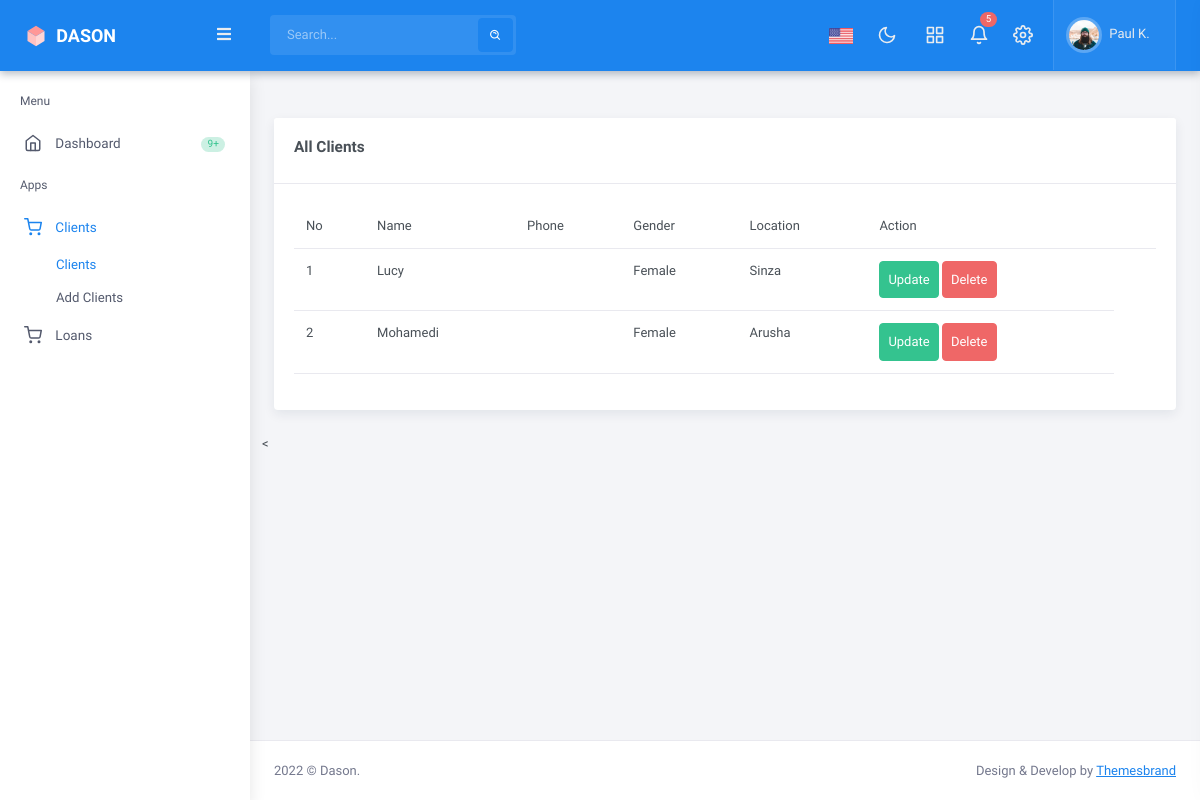
Page /Clients/ on the earlier database version.
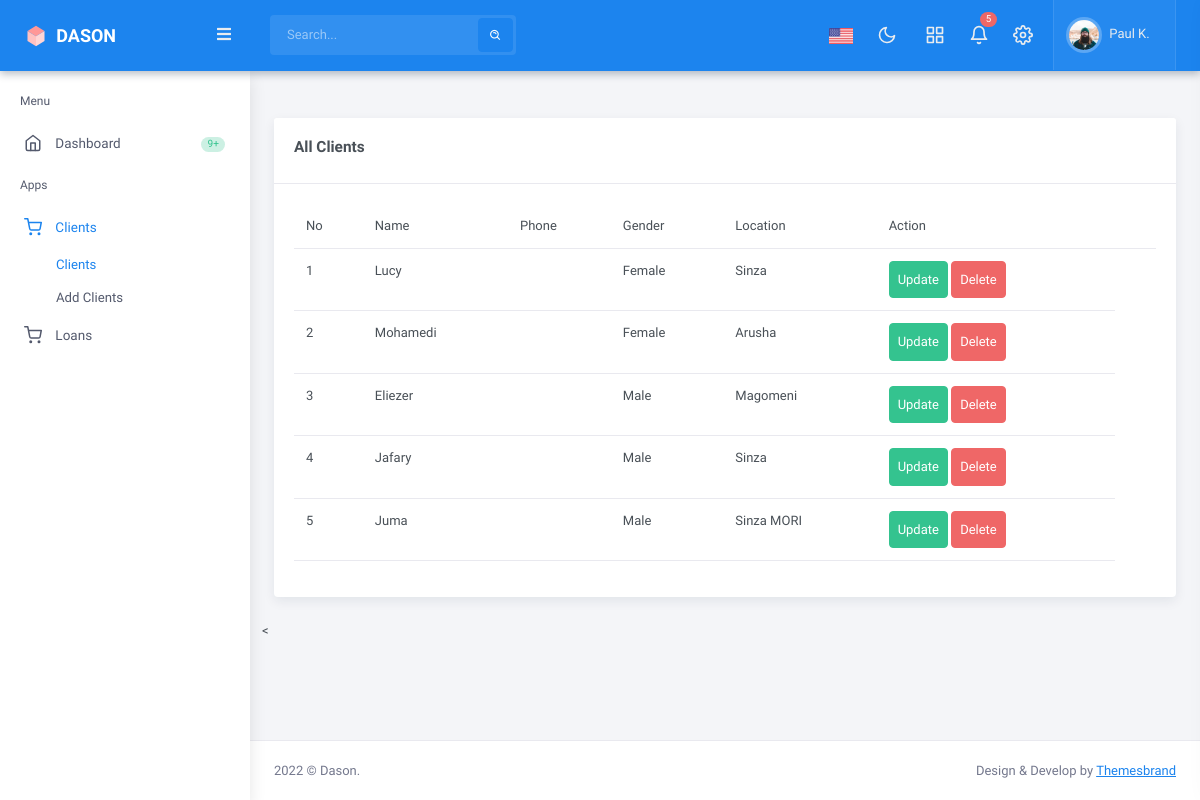
Same page on the later database version.
### loans/models.py (models this page shows, shortened)
class Client(models.Model):
    name = models.CharField(max_length = 150, null=True,)
    mobile= models.IntegerField(max_length=20, null=True)
    location = models.CharField(max_length = 150)
    gender = models.CharField(max_length = 40, choices=GENDER_CHOICES, default='Male')

### loans/views.py (the view)
# urls.py: path('Clients/', DisplayClient.as_view(), name='display_clients'),
class DisplayClient(ListView):
    model=Client
    template_name='clients/clients.html'
    def get_context_data(self, **kwargs):
        context = super(DisplayClient, self).get_context_data(**kwargs)
        context['clients']=Client.objects.all()
        return context

### loans/templates/clients/clients.html
{% extends 'base.html' %}
{% load crispy_forms_tags %}
{% block contents %}
<div class="col-12">
    <div class="card">
        <div class="card-header">
            <h4 class="card-title">All Clients</h4>
        </div>
        <div class="card-body">
            <div class="table-rep-plugin">
                <div class="table-responsive mb-0" data-pattern="priority-columns">
                    <table id="tech-companies-1" class="table">
                        <thead>
                            <tr>
                                <th>No</th>
                                <th>Name</th>
                                <th>Phone</th>
                                <th >Gender</th>
                                <th>Location</th>
                                <th>Action <th>
                            </tr>
                        </thead>
                        <tbody>
                            {% for client in clients %}
                            <tr>
                                <td>{{forloop.counter}}</td>
                                <td>{{client.name}}</td>
                                <td>{{client.phone}}</td>
                                <td>{{client.gender}}</td>
                                <td>{{client.location}}</td>
                                <td>
                                    <a href=" {% url 'update_clients' client.id %}" class="btn btn-success p-2"> Update </a>
                                    <a href="{% url 'delete_client' client.id %}" class="btn btn-danger p-2"> Delete </a>
                                </td>
                            </tr>
                            {% endfor %}
                        </tbody>
                    </table>
                </div>
            </div>
        </div>
    </div>
</div>
{% endblock contents %}

Differences in the rows shown:
added Client: name "Eliezer", gender "Male", location "Magomeni"
added Client: name "Jafary", gender "Male", location "Sinza"
added Client: name "Juma", gender "Male", location "Sinza MORI"
